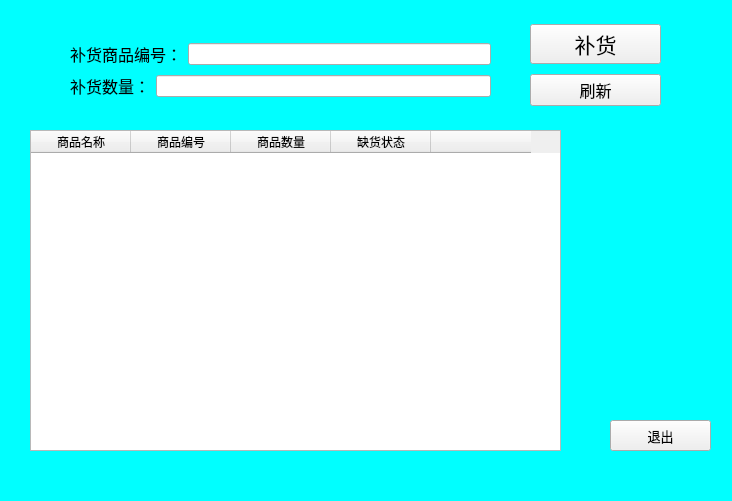
<?xml version="1.0" encoding="UTF-8"?>
<ui version="4.0">
 <class>managewidget</class>
 <widget class="QWidget" name="managewidget">
  <property name="geometry">
   <rect>
    <x>0</x>
    <y>0</y>
    <width>732</width>
    <height>501</height>
   </rect>
  </property>
  <property name="windowTitle">
   <string>缺货管理</string>
  </property>
  <property name="windowIcon">
   <iconset resource="images.qrc">
    <normaloff>:/new/prefix1/images/main_logo.png</normaloff>:/new/prefix1/images/main_logo.png</iconset>
  </property>
  <property name="styleSheet">
   <string notr="true">#managewidget{background-color: rgb(0, 255, 255);}</string>
  </property>
  <widget class="QTableWidget" name="tableWidget">
   <property name="geometry">
    <rect>
     <x>30</x>
     <y>130</y>
     <width>531</width>
     <height>321</height>
    </rect>
   </property>
   <column>
    <property name="text">
     <string>商品名称</string>
    </property>
   </column>
   <column>
    <property name="text">
     <string>商品编号</string>
    </property>
   </column>
   <column>
    <property name="text">
     <string>商品数量</string>
    </property>
   </column>
   <column>
    <property name="text">
     <string>缺货状态</string>
    </property>
   </column>
   <column>
    <property name="text">
     <string/>
    </property>
   </column>
  </widget>
  <widget class="QPushButton" name="pushButton_3">
   <property name="geometry">
    <rect>
     <x>610</x>
     <y>420</y>
     <width>101</width>
     <height>31</height>
    </rect>
   </property>
   <property name="font">
    <font>
     <family>宋体</family>
     <pointsize>10</pointsize>
    </font>
   </property>
   <property name="text">
    <string>退出</string>
   </property>
  </widget>
  <widget class="QWidget" name="layoutWidget">
   <property name="geometry">
    <rect>
     <x>70</x>
     <y>40</y>
     <width>421</width>
     <height>61</height>
    </rect>
   </property>
   <layout class="QGridLayout" name="gridLayout">
    <item row="0" column="0" colspan="2">
     <widget class="QLabel" name="label">
      <property name="font">
       <font>
        <family>宋体</family>
        <pointsize>12</pointsize>
       </font>
      </property>
      <property name="text">
       <string>补货商品编号：</string>
      </property>
     </widget>
    </item>
    <item row="0" column="2">
     <widget class="QLineEdit" name="lineEdit"/>
    </item>
    <item row="1" column="0">
     <widget class="QLabel" name="label_2">
      <property name="font">
       <font>
        <family>宋体</family>
        <pointsize>12</pointsize>
       </font>
      </property>
      <property name="text">
       <string>补货数量：</string>
      </property>
     </widget>
    </item>
    <item row="1" column="1" colspan="2">
     <widget class="QLineEdit" name="lineEdit_2"/>
    </item>
   </layout>
  </widget>
  <widget class="QWidget" name="layoutWidget">
   <property name="geometry">
    <rect>
     <x>530</x>
     <y>20</y>
     <width>131</width>
     <height>91</height>
    </rect>
   </property>
   <layout class="QGridLayout" name="gridLayout_2">
    <item row="0" column="0">
     <widget class="QPushButton" name="pushButton">
      <property name="font">
       <font>
        <family>宋体</family>
        <pointsize>16</pointsize>
       </font>
      </property>
      <property name="text">
       <string>补货</string>
      </property>
     </widget>
    </item>
    <item row="1" column="0">
     <widget class="QPushButton" name="pushButton_2">
      <property name="font">
       <font>
        <family>宋体</family>
        <pointsize>12</pointsize>
       </font>
      </property>
      <property name="text">
       <string>刷新</string>
      </property>
     </widget>
    </item>
   </layout>
  </widget>
 </widget>
 <resources>
  <include location="images.qrc"/>
 </resources>
 <connections/>
</ui>
